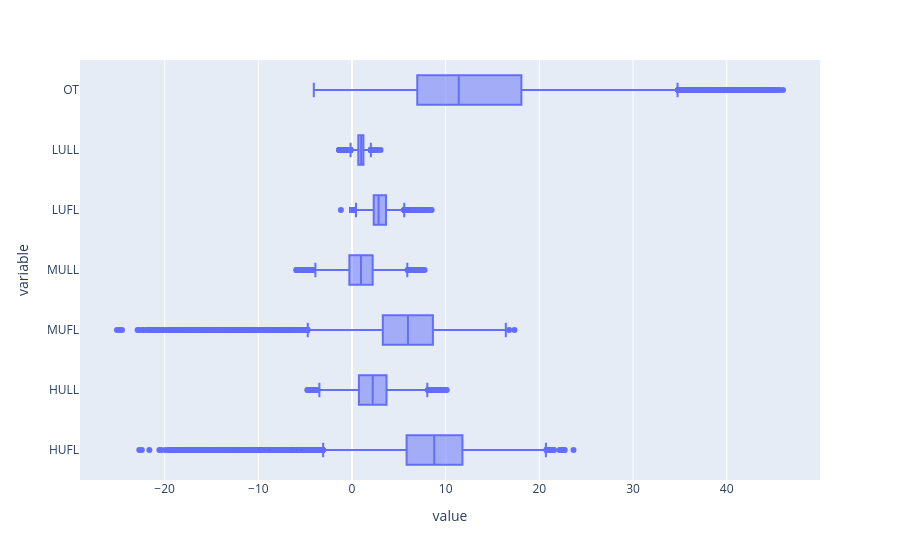

The notebook cell this image was saved under:
### Code cell
fig = px.box(df, x = ['HUFL', 'HULL', 'MUFL', 'MULL', 'LUFL', 'LULL', 'OT'])
fig.show()

### Figure 1 — Plotly figure (JSON) as saved in the notebook; plotly's stock layout.template omitted (floating-point values rounded to 4 significant figures; data arrays with more than 128 entries replaced by an {"elided": "..."} marker saying what was removed)
{"data": [{"alignmentgroup": "True", "hovertemplate": "value=%{x}<br>variable=%{y}<extra></extra>", "legendgroup": "", "marker": {"color": "#636efa"}, "name": "", "notched": false, "offsetgroup": "", "orientation": "h", "showlegend": false, "type": "box", "x": {"elided": "121940 float values"}, "x0": " ", "xaxis": "x", "y": {"elided": "121940 str values"}, "y0": " ", "yaxis": "y"}], "layout": {"boxmode": "group", "legend": {"tracegroupgap": 0}, "margin": {"t": 60}, "xaxis": {"anchor": "y", "domain": [0, 1], "title": {"text": "value"}}, "yaxis": {"anchor": "x", "domain": [0, 1], "title": {"text": "variable"}}}}
